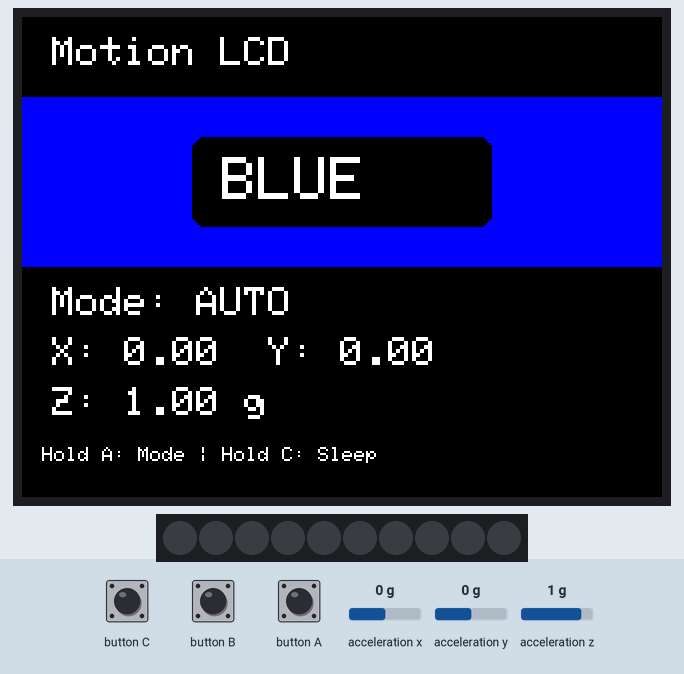
This program was run on a simulated ESP32. Parts: 320×240 colour display, 10 RGB LEDs in strip order, left to right. The test bench sets the inputs (shaded band); at power-on: acceleration x 0 g, acceleration y 0 g, acceleration z 1 g. What the program prints to the serial monitor is not drawn. At 16.0 s the program puts the board to deep sleep or switches it off; the recording ends there.

Above: at 1.5 s.
1.6 s: acceleration x set to 0.8 g
At 3.2 s:
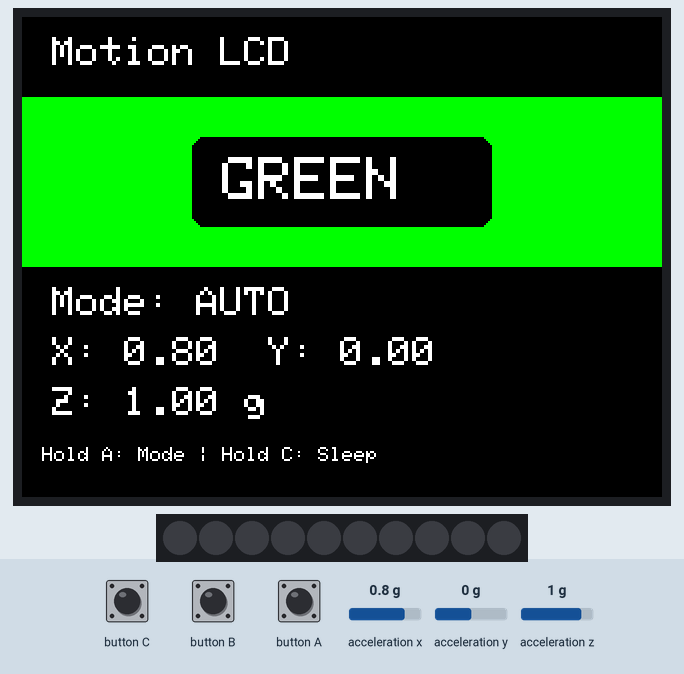
4.6 s: button A pressed for 3.2 s
At 6.1 s:
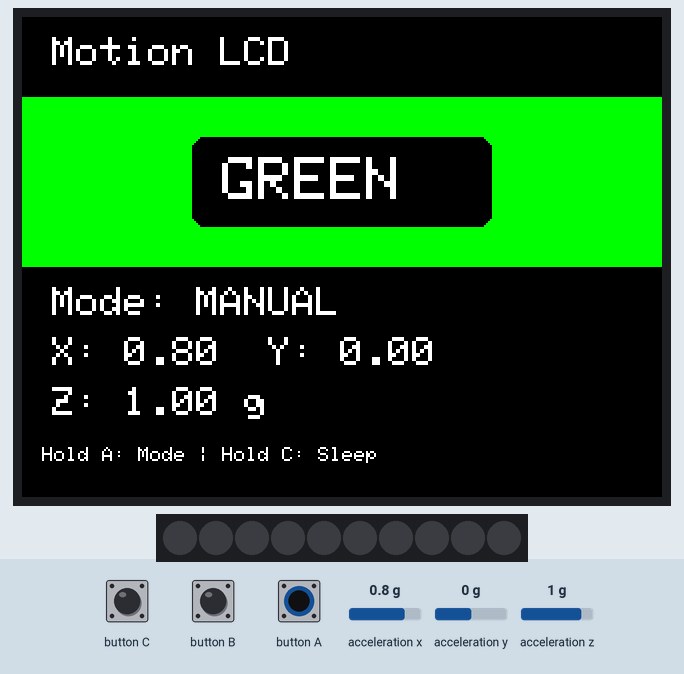
10.8 s: button C pressed for 0.15 s
At 11.6 s:
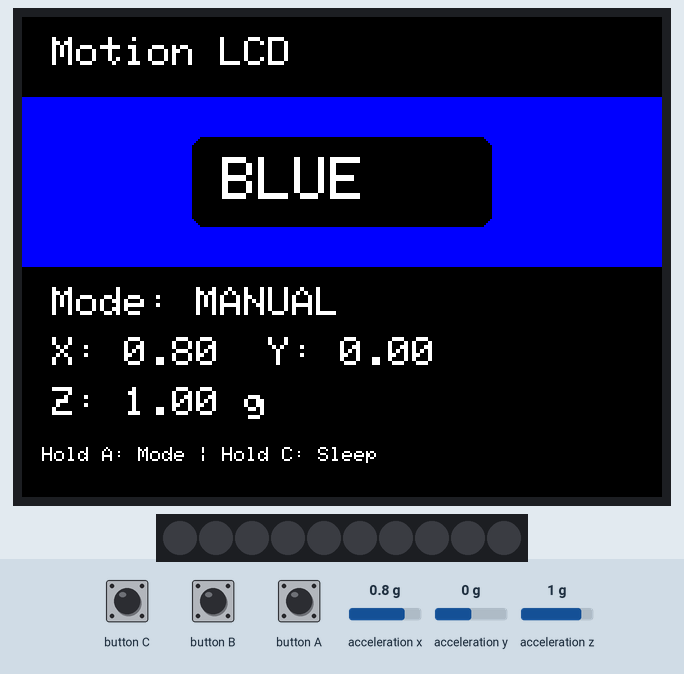
13.9 s: button C pressed for 3.2 s
Timing chart, 0 to 16.0 s (numbered marks = the images above; inputs shaded):
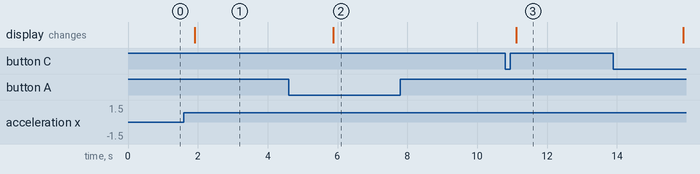

The program:

main.cpp
```cpp
#include <Arduino.h>
#include <M5Stack.h>
#include <Adafruit_NeoPixel.h>
#include <esp_sleep.h>

// -----------------------------
// Hardware configuration
// -----------------------------

#define LED_PIN 15
#define NUM_LEDS 10

Adafruit_NeoPixel strip(
    NUM_LEDS,
    LED_PIN,
    NEO_GRB + NEO_KHZ800
);

// -----------------------------
// Global state
// -----------------------------

float accX = 0;
float accY = 0;
float accZ = 0;

bool motionMode = true;
bool buttonALongHandled = false;

uint16_t screenColor = BLUE;
const char* colorName = "BLUE";

unsigned long lastSensorRead = 0;
const unsigned long sensorInterval = 200;

const float tiltThreshold = 0.55;

// -----------------------------
// Display functions
// -----------------------------

void drawColorBand() {
    M5.Lcd.fillRect(
        0, 40, 320, 85, screenColor
    );

    M5.Lcd.fillRoundRect(
        85, 60, 150, 45, 6, BLACK
    );

    M5.Lcd.setTextSize(3);
    M5.Lcd.setTextColor(WHITE, BLACK);

    M5.Lcd.setCursor(100, 70);
    M5.Lcd.print(colorName);
}

void updateScreen() {
    // Header
    M5.Lcd.fillRect(0, 0, 320, 38, BLACK);

    M5.Lcd.setTextSize(2);
    M5.Lcd.setTextColor(WHITE, BLACK);
    M5.Lcd.setCursor(15, 10);
    M5.Lcd.println("Motion LCD");

    // Sensor information
    M5.Lcd.fillRect(0, 130, 320, 110, BLACK);

    M5.Lcd.setCursor(15, 135);
    M5.Lcd.printf(
        "Mode: %s",
        motionMode ? "AUTO" : "MANUAL"
    );

    M5.Lcd.setCursor(15, 160);
    M5.Lcd.printf(
        "X: %.2f  Y: %.2f",
        accX, accY
    );

    M5.Lcd.setCursor(15, 185);
    M5.Lcd.printf("Z: %.2f g", accZ);

    M5.Lcd.setCursor(10, 215);
    M5.Lcd.setTextSize(1);
    M5.Lcd.println(
        "Hold A: Mode | Hold C: Sleep"
    );
}

void setDisplayColor(
    uint16_t color,
    const char* name
) {
    screenColor = color;
    colorName = name;

    drawColorBand();
    updateScreen();
}

// -----------------------------
// Sensor functions
// -----------------------------

void readMotion() {
    M5.IMU.getAccelData(
        &accX,
        &accY,
        &accZ
    );

    Serial.printf(
        "X: %.2f | Y: %.2f | Z: %.2f\n",
        accX, accY, accZ
    );
}

void handleMotion() {
    if (!motionMode) {
        return;
    }

    // Tilt left
    if (accX < -tiltThreshold) {
        if (screenColor != BLUE) {
            setDisplayColor(BLUE, "BLUE");
        }
    }

    // Tilt right
    else if (accX > tiltThreshold) {
        if (screenColor != GREEN) {
            setDisplayColor(GREEN, "GREEN");
        }
    }

    // Tilt forward
    else if (accY > tiltThreshold) {
        if (screenColor != RED) {
            setDisplayColor(RED, "RED");
        }
    }

    // Tilt backward
    else if (accY < -tiltThreshold) {
        if (screenColor != YELLOW) {
            setDisplayColor(YELLOW, "YELLOW");
        }
    }
}

// -----------------------------
// Power management
// -----------------------------

void cleanup() {
    // Turn off RGB LEDs
    strip.clear();
    strip.show();

    // Turn off LCD
    M5.Lcd.fillScreen(BLACK);
    M5.Lcd.setBrightness(0);

    Serial.println("Cleanup complete");
    Serial.flush();
}

void goToSleep() {
    cleanup();

    // Wake using Button A (GPIO 39)
    esp_sleep_enable_ext0_wakeup(
        GPIO_NUM_39, 0
    );

    esp_deep_sleep_start();
}

// -----------------------------
// Button handling
// -----------------------------

void handleButtons() {
    // Hold A: Toggle motion mode
    if (M5.BtnA.pressedFor(1200) &&
        !buttonALongHandled) {

        buttonALongHandled = true;
        motionMode = !motionMode;

        Serial.println(
            motionMode ? "AUTO MODE" : "MANUAL MODE"
        );

        updateScreen();
    }

    // Short press A: Red
    if (M5.BtnA.wasReleased()) {
        if (!buttonALongHandled) {
            motionMode = false;
            setDisplayColor(RED, "RED");
        }

        buttonALongHandled = false;
    }

    // Press B: Green
    if (M5.BtnB.wasPressed()) {
        motionMode = false;
        setDisplayColor(GREEN, "GREEN");
    }

    // Hold C: Deep sleep
    if (M5.BtnC.pressedFor(2000)) {
        Serial.println("Entering deep sleep");
        goToSleep();
    }

    // Short press C: Blue
    if (M5.BtnC.wasReleased()) {
        motionMode = false;
        setDisplayColor(BLUE, "BLUE");
    }
}

// -----------------------------
// Setup
// -----------------------------

void setup() {
    M5.begin();
    Serial.begin(115200);

    // Initialize LCD
    M5.Lcd.setBrightness(200);
    M5.Lcd.fillScreen(BLACK);

    // Initialize RGB LEDs and turn them off
    strip.begin();
    strip.setBrightness(40);
    strip.clear();
    strip.show();

    // Initialize accelerometer
    M5.IMU.Init();

    // Initial display
    drawColorBand();
    updateScreen();

    Serial.println("Project 5 started!");
}

// -----------------------------
// Main loop
// -----------------------------

void loop() {
    M5.update();

    // Check physical buttons
    handleButtons();

    // Read motion sensor every 200 ms
    if (millis() - lastSensorRead >= sensorInterval) {
        lastSensorRead = millis();

        readMotion();
        handleMotion();
        updateScreen();
    }
}
```

Measured:
- after the input at 1.6 s, the display: changes after 0.31 s (image 1)
- after the input at 4.6 s, the display: changes after 1.3 s (image 2)
- after the input at 10.8 s, the display: changes after 0.32 s (image 3)
